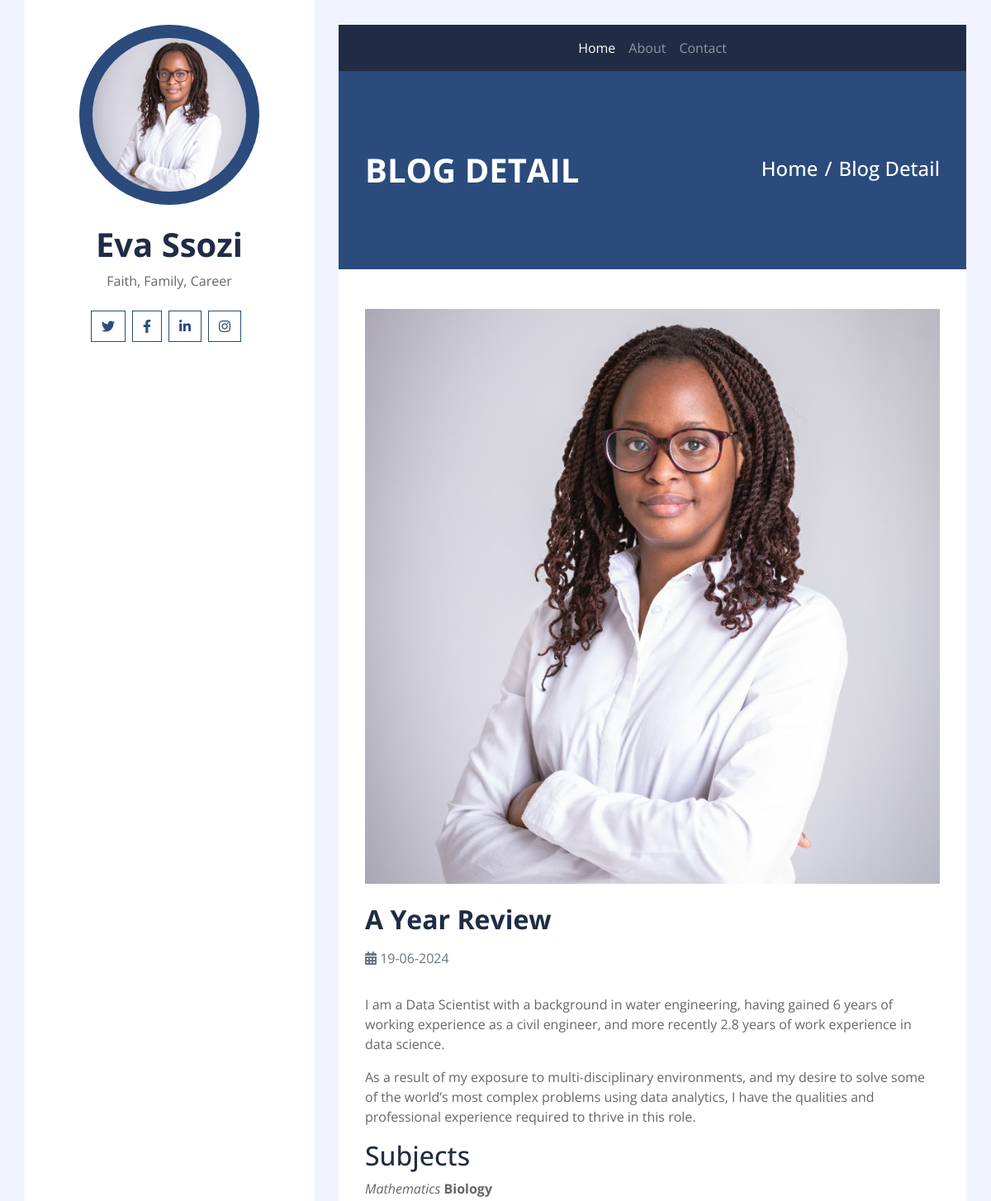
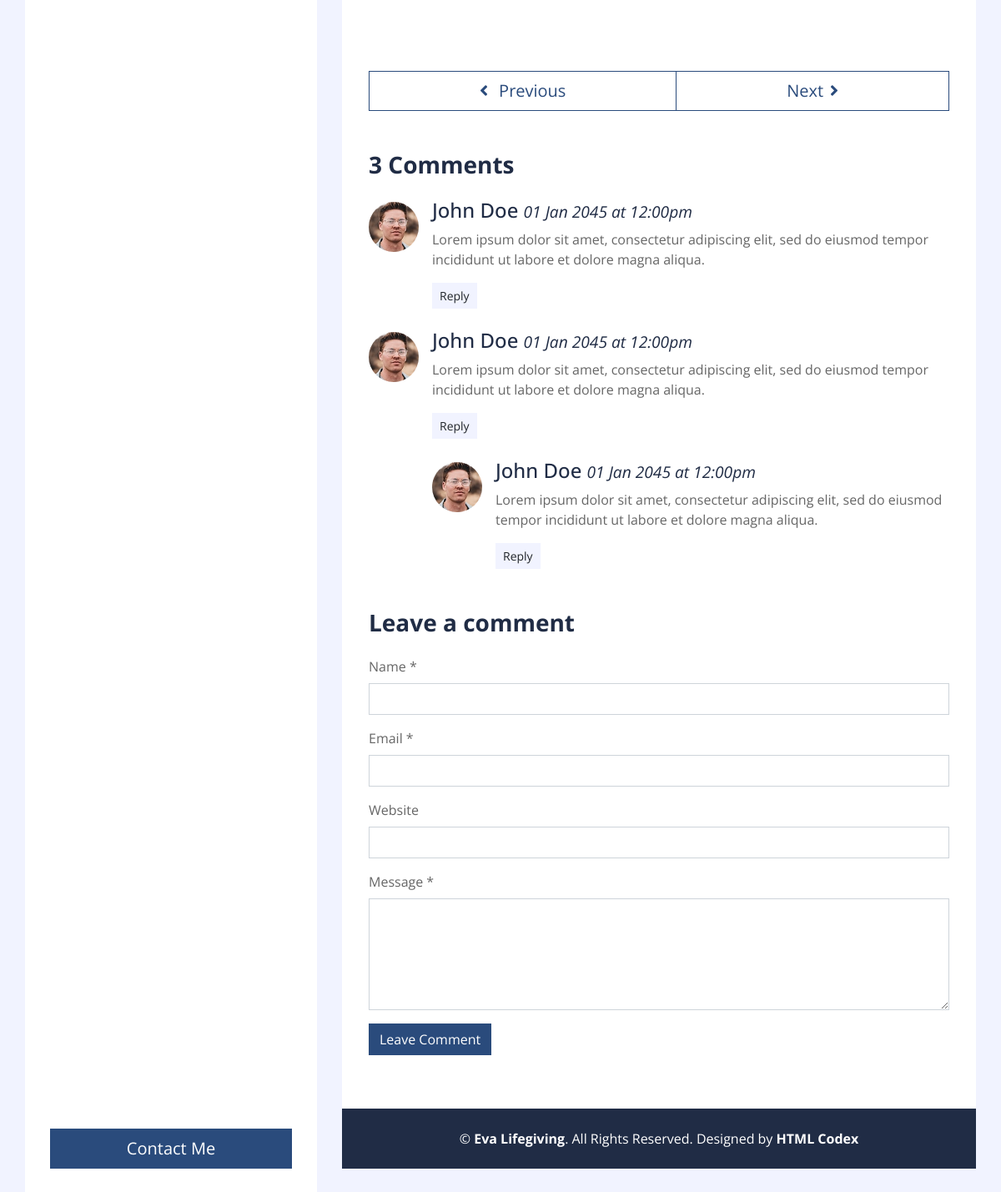
The page /1 on the database its author committed (2 pictures, top to bottom).
### blog/models.py (models this page shows, shortened)
class Blog(models.Model):
    title = models.CharField(max_length=122)
    author = models.CharField(max_length=122)
    content_markdown = models.TextField(default="")
    image = models.ImageField(upload_to='blog/images')

### blog/views.py (the view)
def details(request, id):
    blog = Blog.objects.get(id=id)
    content = markdown.markdown(blog.content_markdown)
    context = {"blog":blog, "content":content}
    return render(request,
                  template_name="blog/details.html",
                  context=context)

### blog/templates/blog/details.html
{% extends 'base.html' %}
{% block content %}
            <div class="container py-5 px-2 bg-primary">
                <div class="row py-5 px-4">
                    <div class="col-sm-6 text-center text-md-left">
                        <h1 class="mb-3 mb-md-0 text-white text-uppercase font-weight-bold">Blog Detail</h1>
                    </div>
                    <div class="col-sm-6 text-center text-md-right">
                        <div class="d-inline-flex pt-2">
                            <h4 class="m-0 text-white"><a class="text-white" href="">Home</a></h4>
                            <h4 class="m-0 text-white px-2">/</h4>
                            <h4 class="m-0 text-white">Blog Detail</h4>
                        </div>
                    </div>
                </div>
            </div>
            <div class="container py-5 px-2 bg-white">
                <div class="row px-4">
                    <div class="col-12">
                        <img class="img-fluid mb-4" src="{{blog.image.url}}" alt="Image">
                        <h2 class="mb-3 font-weight-bold">{{blog.title}}</h2>
                        <div class="d-flex">
                            <p class="mr-3 text-muted"><i class="fa fa-calendar-alt"></i> 19-06-2024 </p>
                        </div>
                        <p>
                            {{content|safe}}
                        </p>
                    </div>
                    <div class="col-12 py-4">
                    </div>
                    <div class="col-12 py-4">
                        <div class="btn-group btn-group-lg w-100">
                            <button type="button" class="btn btn-outline-primary"><i class="fa fa-angle-left mr-2"></i> Previous</button>
                            <button type="button" class="btn btn-outline-primary">Next<i class="fa fa-angle-right ml-2"></i></button>
                        </div>
                    </div>
                    <div class="col-12 py-4">
                        <h3 class="mb-4 font-weight-bold">3 Comments</h3>
                        <div class="media mb-4">
                            <img src="img/user.jpg" alt="Image" class="mr-3 mt-1 rounded-circle" style="width:60px;">
                            <div class="media-body">
                                <h4>John Doe <small><i>01 Jan 2045 at 12:00pm</i></small></h4>
                                <p>Lorem ipsum dolor sit amet, consectetur adipiscing elit, sed do eiusmod tempor incididunt ut labore et dolore magna aliqua.
                                </p>
                                <button class="btn btn-sm btn-light">Reply</button>
                            </div>
                        </div>
                        <div class="media mb-4">
                            <img src="img/user.jpg" alt="Image" class="mr-3 mt-1 rounded-circle"
                                style="width:60px;">
                            <div class="media-body">
                                <h4>John Doe <small><i>01 Jan 2045 at 12:00pm</i></small></h4>
                                <p>Lorem ipsum dolor sit amet, consectetur adipiscing elit, sed do eiusmod tempor incididunt ut labore et dolore magna aliqua.
                                </p>
                                <button class="btn btn-sm btn-light">Reply</button>
                                <div class="media mt-4">
                                    <img src="img/user.jpg" alt="Image" class="mr-3 mt-1 rounded-circle"
                                        style="width:60px;">
                                    <div class="media-body">
                                        <h4>John Doe <small><i>01 Jan 2045 at 12:00pm</i></small></h4>
                                        <p>Lorem ipsum dolor sit amet, consectetur adipiscing elit, sed do eiusmod tempor incididunt ut labore et dolore magna aliqua.
                                        </p>
                                        <button class="btn btn-sm btn-light">Reply</button>
                                    </div>
                                </div>
                            </div>
                        </div>
                    </div>
                    <div class="col-12">
                        <h3 class="mb-4 font-weight-bold">Leave a comment</h3>
                        <form>
                            <div class="form-group">
                                <label for="name">Name *</label>
                                <input type="text" class="form-control" id="name">
                            </div>
                            <div class="form-group">
                                <label for="email">Email *</label>
                                <input type="email" class="form-control" id="email">
                            </div>
                            <div class="form-group">
                                <label for="website">Website</label>
                                <input type="url" class="form-control" id="website">
                            </div>
                            <div class="form-group">
                                <label for="message">Message *</label>
                                <textarea id="message" cols="30" rows="5" class="form-control"></textarea>
                            </div>
                            <div class="form-group">
                                <input type="submit" value="Leave Comment" class="btn btn-primary">
                            </div>
                        </form>
                    </div>
                </div>
            </div>
{% endblock content %}

### rows shown on the page
Blog: image (picture), title "A Year Review"
